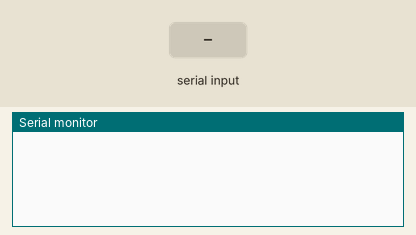
This sketch was run on a simulated Arduino Uno, built with avr-gcc and run on an emulated ATmega328P. Shown: the last lines printed to the serial monitor. The test bench sets the inputs (shaded band).

Above: at 1.2 s.
1.3 s: "Q" received over the second serial link
At 2.4 s:
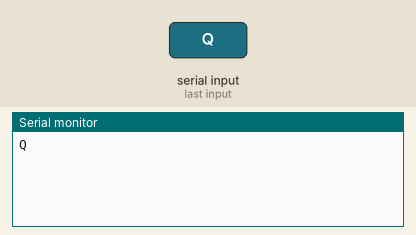
2.8 s: "1" received over the second serial link
At 3.6 s:
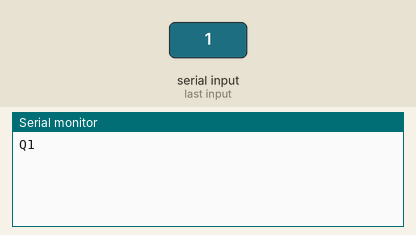

Measured:
- after the input at 1.3 s, the serial monitor: prints a new line at once (image 1)
- after the input at 2.8 s, the serial monitor: prints a new line at once (image 2)

The sketch:

arduino_to_bluetooth.ino
```cpp
#include<SoftwareSerial.h>

SoftwareSerial BTSerial(2,3);

void setup(){
  Serial.begin(9600);
  BTSerial.begin(9600);
}

void loop()
{

  if(BTSerial.available() > 0)
  {
    byte data = BTSerial.read();
    Serial.write(data);
  }
  if(Serial.available() > 0)
  {
    byte data = Serial.read();
    if(data == 'Q')
    {
      BTSerial.write("AT+IBE0FFFFFFEE");
      delay(3000);
      BTSerial.write("AT+IBE012312312");
    }
    else
    {
      BTSerial.write(data);
    }
  }
}
```
